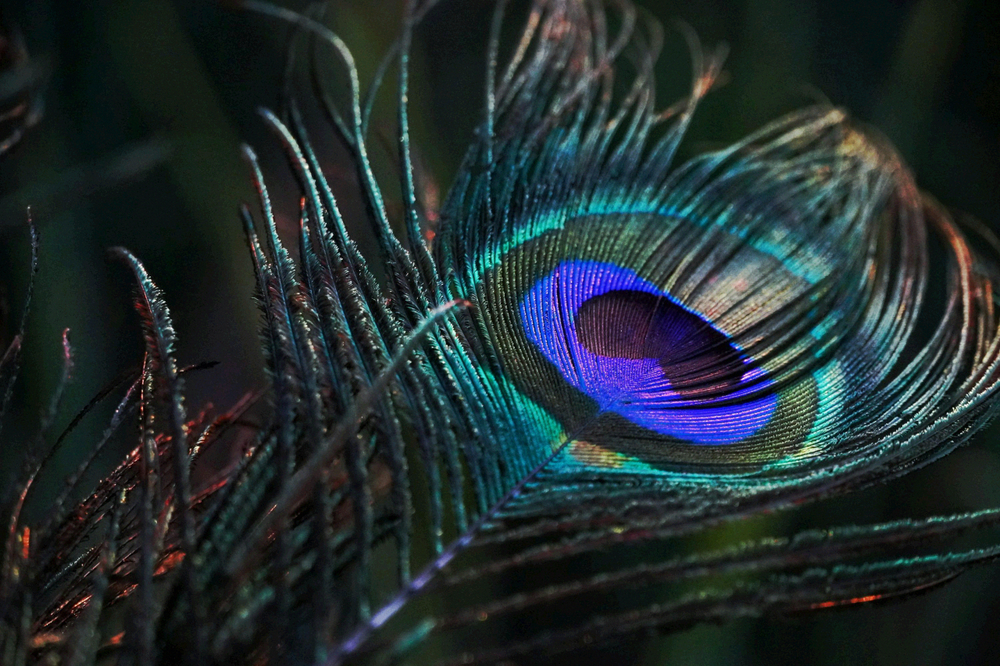
#> input picture AIClubSideQuest/imgmagic/peacock_intercept.png, 1000 x 666 px, shrunk from 1280 x 853 before the run
$ python solve.py
#> lines starting #> are read from the running program, lines starting #| are printed output that depends on the picture
import cv2
import numpy as np

img = cv2.imread("peacock_intercept.png", cv2.IMREAD_COLOR)
#> img is the input picture: shape (666, 1000, 3); mean B, G, R 46.8, 44.8, 33.5

def extract_and_print(bits, name):
#> called with bits = array of shape (1998000,), name = 'LSB All Channels'
    bytes_data = np.packbits(bits)
    s = ""
    for b in bytes_data[:500]:
        if 32 <= b <= 126:
            s += chr(b)
        else:
            s += "."
#> this loop made 500 passes
#> (b, s) on passes 1 to 12: (181, '.'), (121, '.y'), (206, '.y.'), (249, '.y..'), (145, '.y...'), (22, '.y....'), (92, '.y....\\'), (50, '.y....\\2'), (142, '.y....\\2.'), (106, '.y....\\2.j'), (130, '.y....\\2.j.'), (67, '.y....\\2.j.C')
#> s on pass 22: '.y....\\2.j.C... ...,..'
    print(f"\n--- {name} ---")
    print(s[:200])
#> (printed output is left out)

# Method 1: All channels, flatten
extract_and_print(img.flatten() & 1, "LSB All Channels")

# Method 2: Per channel
b, g, r = cv2.split(img)
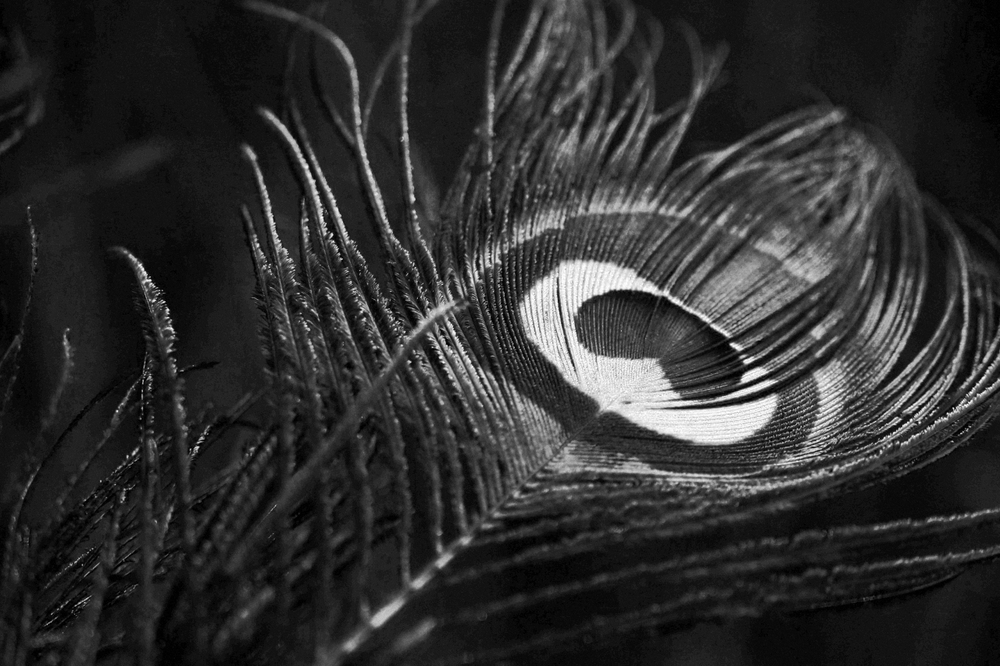
#> b: shape (666, 1000); min 0, max 255, mean 46.8
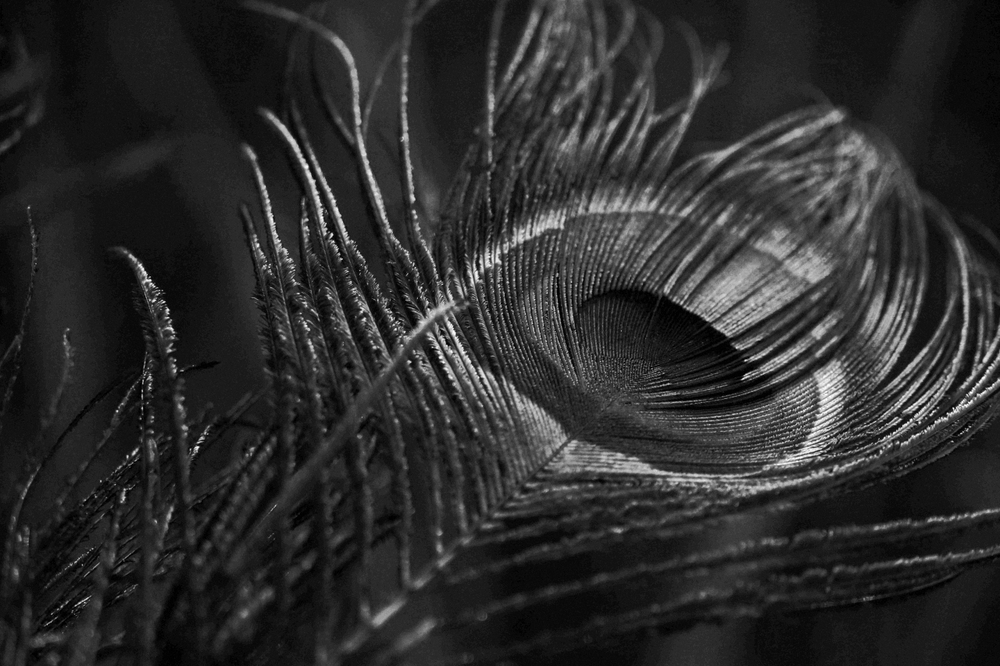
#> g: shape (666, 1000); min 0, max 255, mean 44.8
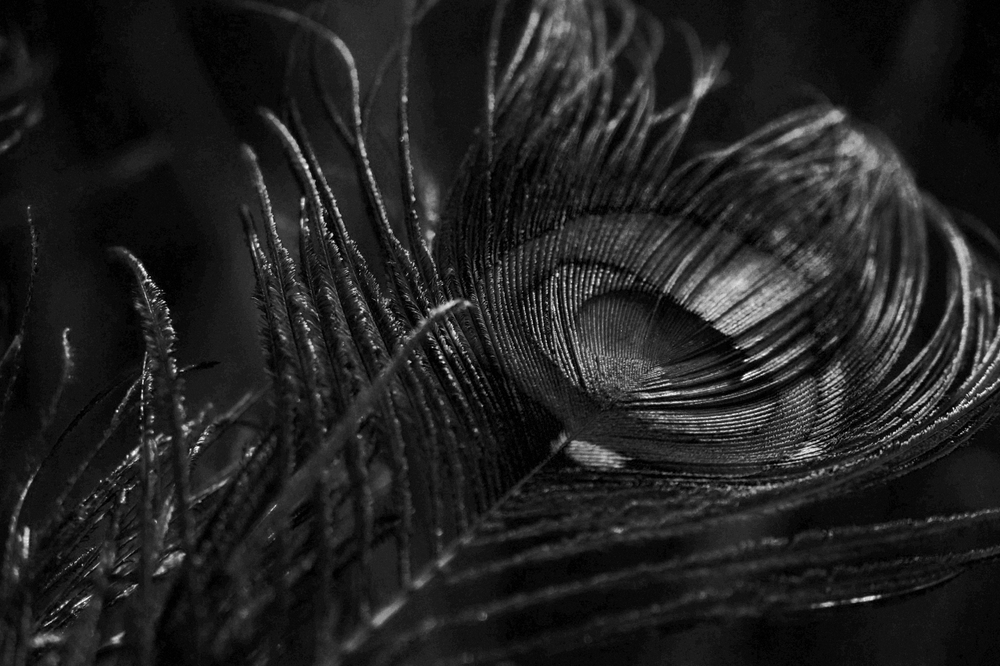
#> r: shape (666, 1000); min 0, max 255, mean 33.5
extract_and_print(b.flatten() & 1, "LSB Blue Channel")
#> the loop in extract_and_print (call 2), `for b in bytes_data[:500]:` made 500 passes
#> (b, s) on passes 1 to 12: (221, '.'), (197, '..'), (65, '..A'), (32, '..A '), (133, '..A .'), (1, '..A ..'), (9, '..A ...'), (69, '..A ...E'), (40, '..A ...E('), (74, '..A ...E(J'), (75, '..A ...E(JK'), (133, '..A ...E(JK.')
#> s on pass 30: '..A ...E(JK....u.b....VLYC....'
#> (printed output is left out)
extract_and_print(g.flatten() & 1, "LSB Green Channel")
#> (printed output is left out)
extract_and_print(r.flatten() & 1, "LSB Red Channel")
#> (printed output is left out)

# Method 3: Top left to bottom right vs other ways?
# The flatten is row-major.

# Method 4: Pack bits with little endian?
def extract_and_print_le(bits, name):
#> called with bits = array of shape (1998000,), name = 'LSB All Channels'
    bytes_data = np.packbits(bits, bitorder='little')
    s = ""
    for b in bytes_data[:500]:
        if 32 <= b <= 126:
            s += chr(b)
        else:
            s += "."
#> this loop made 500 passes
#> (b, s) on passes 1 to 12: (173, '.'), (158, '..'), (115, '..s'), (159, '..s.'), (137, '..s..'), (104, '..s..h'), (58, '..s..h:'), (76, '..s..h:L'), (113, '..s..h:Lq'), (86, '..s..h:LqV'), (65, '..s..h:LqVA'), (194, '..s..h:LqVA.')
#> b on passes 41 to 46: 182, 137, 191, 28, 186, 92
    print(f"\n--- {name} (Little Endian) ---")
    print(s[:200])
#> (printed output is left out)

extract_and_print_le(img.flatten() & 1, "LSB All Channels")
